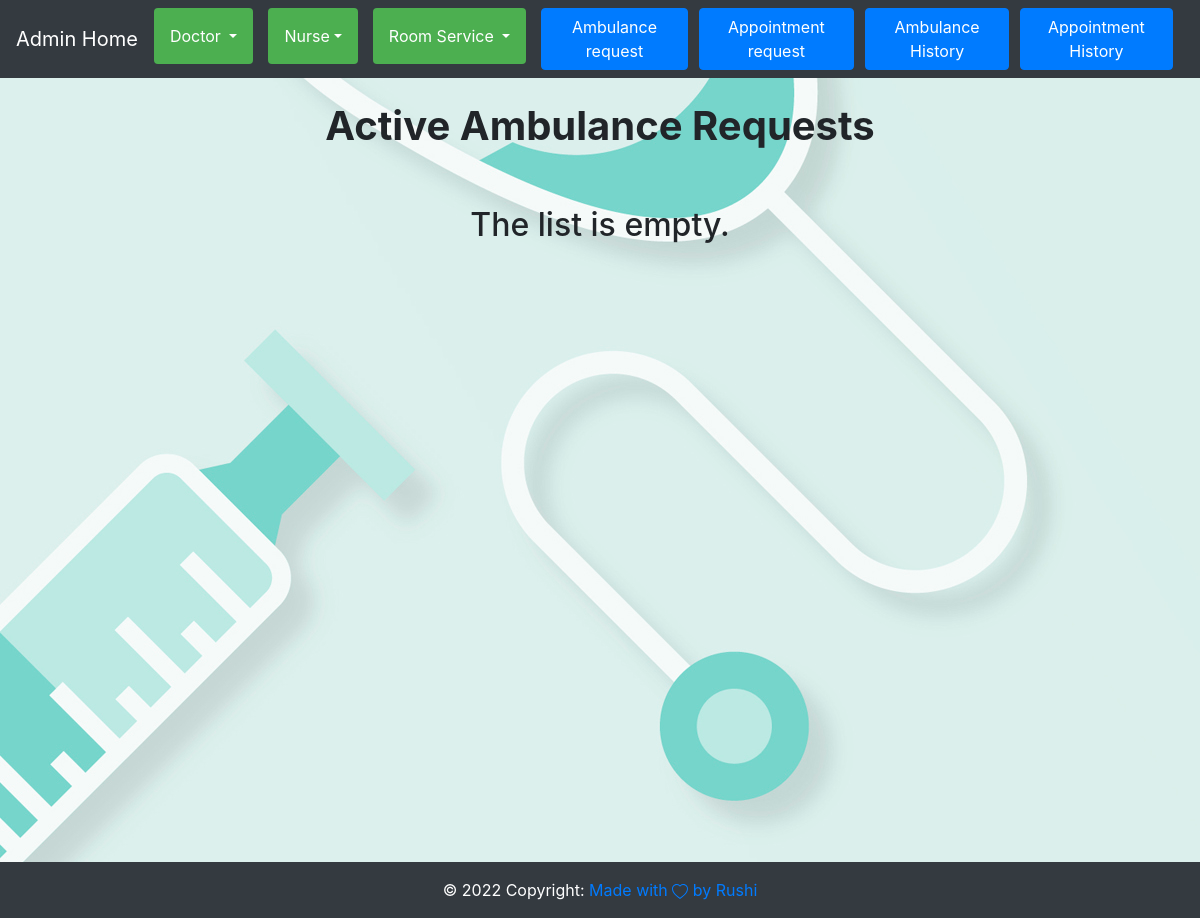
The app's page /admin_app/Read_Ambulance/, older data.
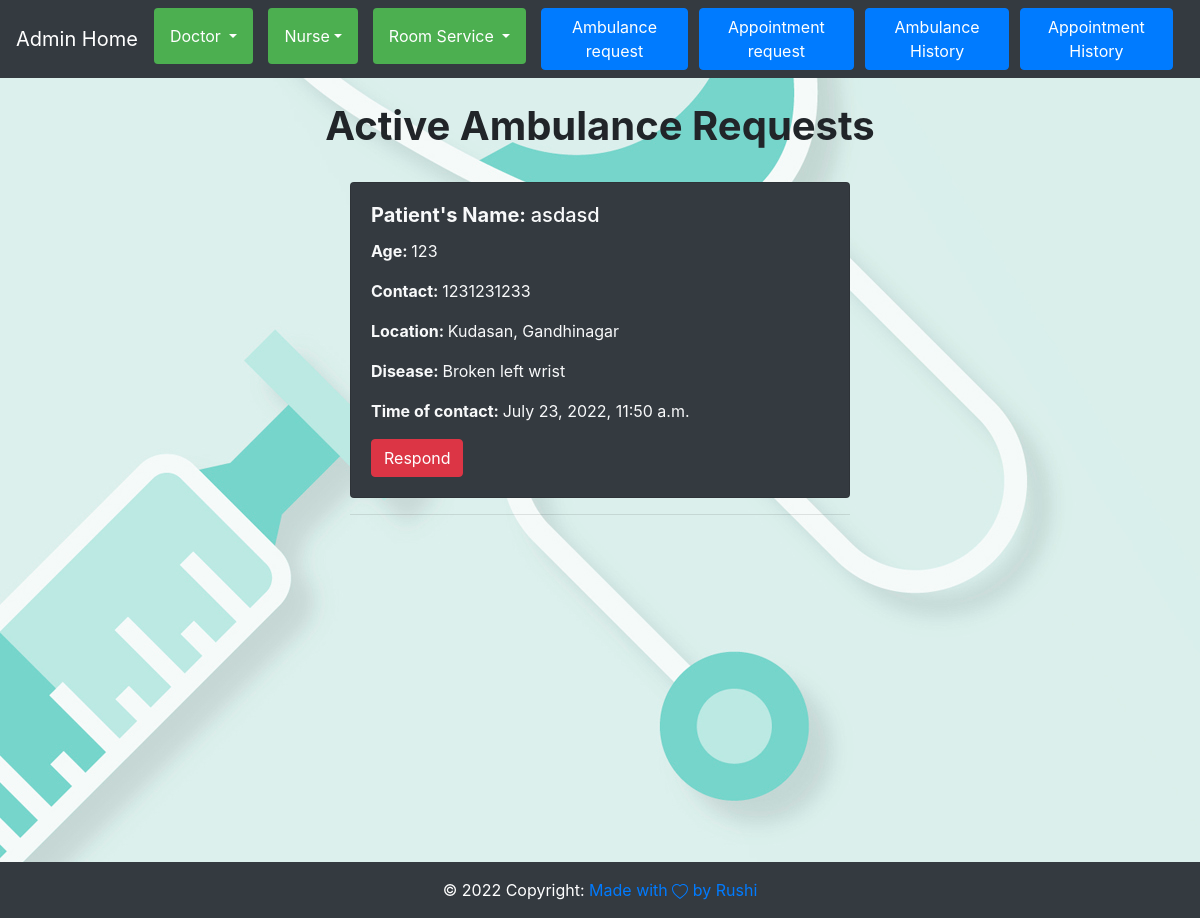
The same page, newer data.
### app/models.py (models this page shows, shortened)
class Ambulance(models.Model):
    Patient_Name = models.CharField(max_length=30)
    Patient_Age = models.IntegerField()
    Patient_Contact = models.IntegerField()
    Location = models.CharField(max_length=20)
    Disease = models.CharField(max_length=200)
    date_time = models.DateTimeField(auto_now_add=True)
    dispatched = models.BooleanField(default=False)

### admin_app/views.py (the view)
# urls.py: path("Read_Ambulance/",views.Read_Ambulance,name="Read_Ambulance"),
def Read_Ambulance(request):
    read=Ambulance.objects.filter(dispatched = False)
    return render(request,"Read_Ambulance.html",{"read":read})

### admin_app/context_processors.py (called while the page is built, shortened)
def check_user_priviledge(request):
    data = models.admin_user.objects.filter(isadmin=True).values('user_id', 'isadmin')
    check=False
    return {'is_user_admin': check}

### templates/Read_Ambulance.html
{%extends 'base.html'%} {%block containt%} {%include 'nav.html'%}
<br />
<h1 style="text-align: center"><strong>Active Ambulance Requests</strong></h1>
<br />
<div id="content">
  {%for i in read%}
  <div class="wrapper">
    <div class="card bg-dark text-light">
      <div class="card-body">
        <h5 class="card-title">
          <span style="font-weight: bold">Patient's Name: </span
          >{{i.Patient_Name}}
        </h5>
        <p class="card-text">
          <span style="font-weight: bold">Age: </span>{{i.Patient_Age}}
        </p>
        <p class="card-text">
          <span style="font-weight: bold">Contact: </span>{{i.Patient_Contact}}
        </p>
        <p class="card-text">
          <span style="font-weight: bold">Location: </span>{{i.Location}}
        </p>
        <p class="card-text">
          <span style="font-weight: bold">Disease: </span>{{i.Disease}}
        </p>
        <p class="card-text">
          <span style="font-weight: bold">Time of contact: </span
          >{{i.date_time}}
        </p>
        <a class="btn btn-danger" href="{%url 'toggle_ambulance' i.id%}">
          Respond
        </a>
      </div>
    </div>
    <hr />
  </div>
  {%empty%}
  <br />
  <h2 class="wrapper" style="text-align: center">The list is empty.</h2>
  {%endfor%}
</div>
{%include 'footer.html'%} {%endblock%}

Row changes from the older to the newer data that the page shows:
added Ambulance: Patient_Name "asdasd", Patient_Age "123", Patient_Contact "1231231233", Location "Kudasan, Gandhinagar", Disease "Broken left wrist", date_time "July 23, 2022, 11:50 a.m."
Text that changed along with them:
text no longer shown: "The list is empty."
